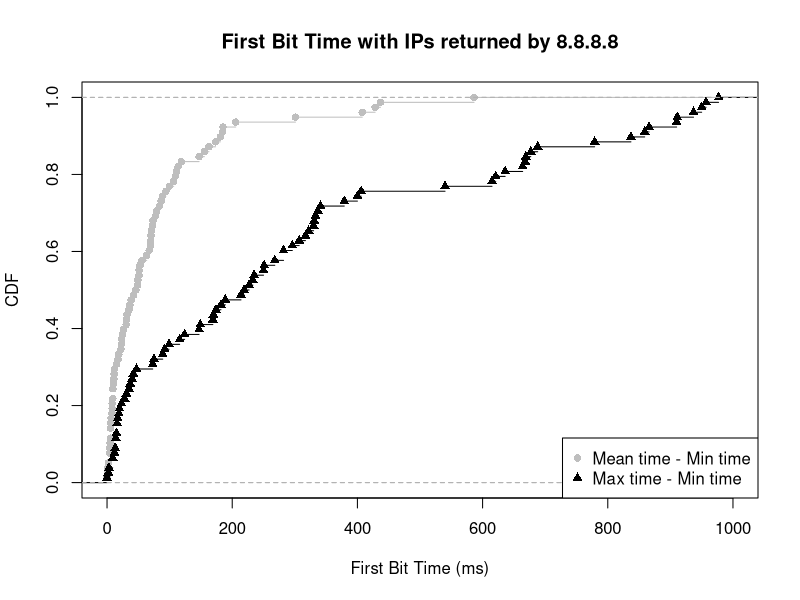

Generate this figure with R:
mean_min <- c(5.833333, 205.583333, 70.333333, 4.000000, 1.333333, 8.000000, 147.100000, 30.642857, 63.458333, 67.300000, 18.800000, 26.166667, 86.500000, 110.916667, 181.000000, 11.777778, 31.833333, 51.250000, 436.831667, 8.250000, 31.000000, 5.666667, 407.663333, 185.277222, 49.333333, 72.500000, 55.833333, 77.666667, 15.294118, 35.166667, 83.833333, 23.444444, 109.000000, 46.166667, 24.666667, 99.500000, 155.500000, 9.166667, 301.055370, 5.666667, 173.333333, 113.583333, 0.000000, 428.331667, 0.833333, 586.331667, 73.457917, 88.333333, 4.500000, 22.111111, 11.000000, 2.333333, 8.166667, 5.333333, 51.055556, 69.833333, 4.833333, 42.666667, 9.333333, 36.500000, 71.074074, 49.097902, 184.498333, 6.500000, 9.333333, 106.545455, 94.111111, 17.500000, 79.500000, 11.333333, 118.666667, 22.833333, 10.333333, 69.233333, 38.583333, 4.000000, 52.750000, 162.888889)

max_min <- c(17.00, 668.00, 227.00, 14.00, 3.00, 16.00, 341.00, 322.00, 669.00, 235.00, 170.00, 149.00, 379.00, 911.00, 400.00, 75.00, 92.00, 296.00, 956.99, 15.00, 147.00, 14.00, 836.99, 865.99, 99.00, 214.00, 219.00, 333.00, 282.00, 189.00, 174.00, 250.00, 233.00, 251.00, 73.00, 540.00, 688.00, 40.00, 949.99, 9.00, 779.00, 621.00, 0.00, 909.99, 2.00, 936.99, 976.99, 406.00, 20.00, 89.00, 28.00, 12.00, 37.00, 9.00, 317.00, 307.00, 13.00, 182.00, 23.00, 124.00, 337.00, 677.00, 858.99, 19.00, 42.00, 615.00, 636.00, 47.00, 330.00, 35.00, 268.00, 116.00, 31.00, 664.00, 169.00, 16.00, 282.00, 331.00)

mean_min_val = ecdf(mean_min)
max_min_val = ecdf(max_min)

plot(mean_min_val, lty=1, col="grey", pch = 16, xlab="First Bit Time (ms)", ylab="CDF", main="First Bit Time with IPs returned by 8.8.8.8", xlim=c(0, 1000))
lines(max_min_val, pch = 17)

legend("bottomright",  pch = c(16, 17), legend=c("Mean time - Min time", "Max time - Min time"), col=c("grey", "black"))
